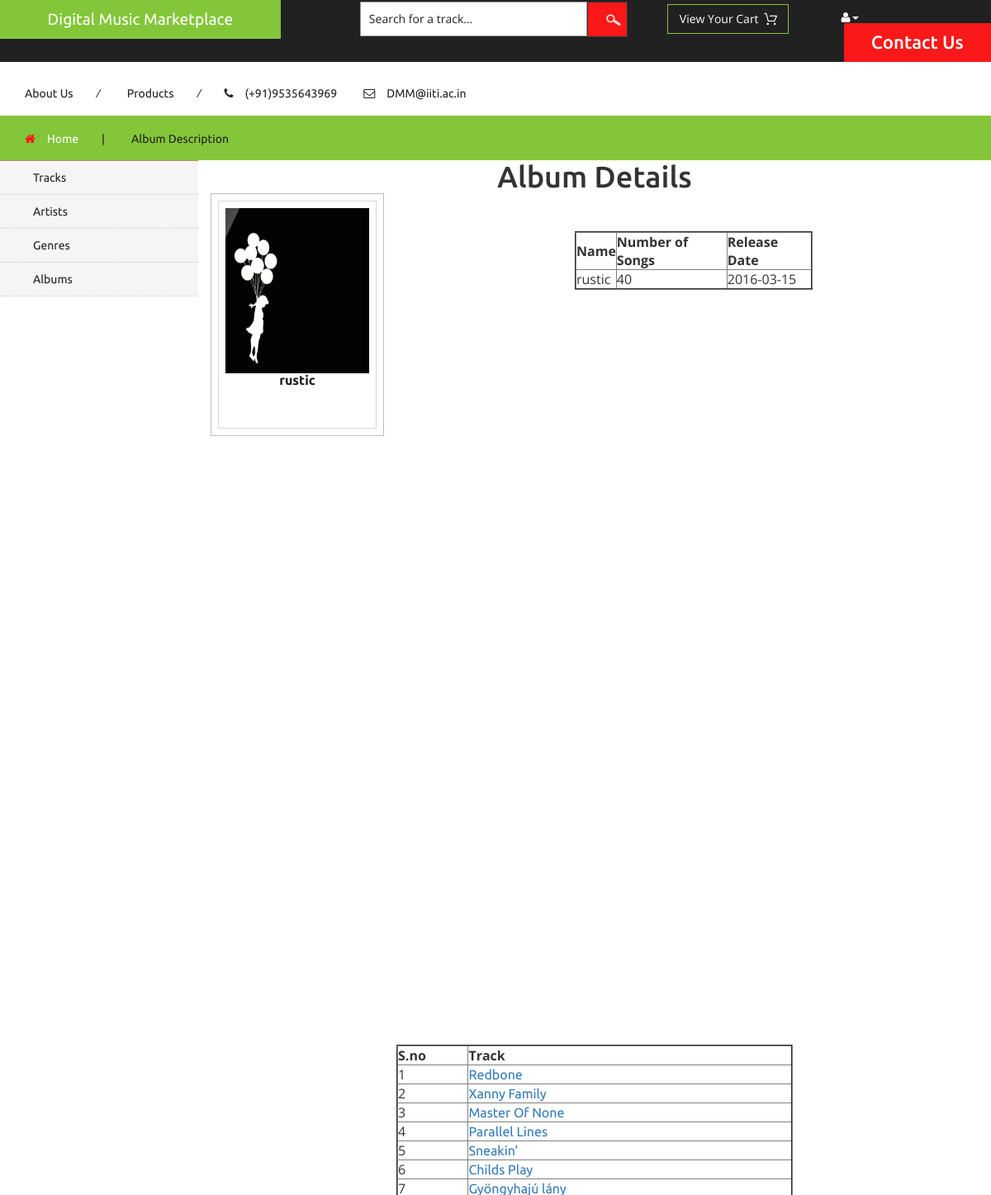
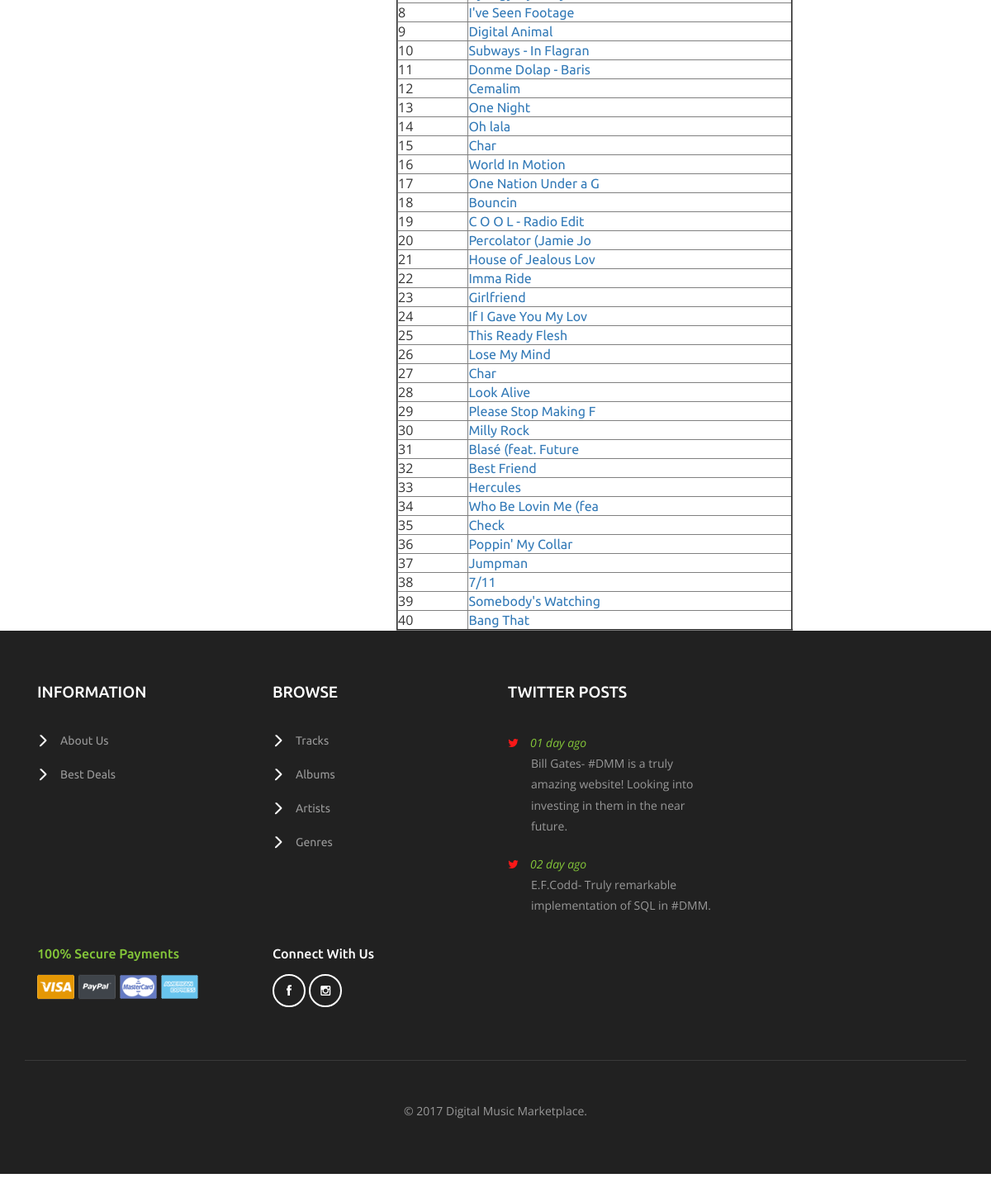
/albumdesc.php?album_id=1, run on the app's committed database (2 pictures, top to bottom).
### tables this page shows
CREATE TABLE `album` (
  `album_id` int(11) NOT NULL,
  `name` varchar(20) DEFAULT NULL,
  `release_date` date DEFAULT NULL,
  `number_of_songs` int(11) DEFAULT NULL,
  PRIMARY KEY (`album_id`)
);

CREATE TABLE `compose` (
  `track_id` int(11) NOT NULL,
  `album_id` int(11) DEFAULT NULL,
  PRIMARY KEY (`track_id`)
);

CREATE TABLE `track` (
  `track_id` int(11) NOT NULL,
  `name` varchar(20) DEFAULT NULL,
  `length` int(11) DEFAULT NULL,
  `release_date` date DEFAULT NULL,
  `language` varchar(20) DEFAULT NULL,
  `price` int(11) DEFAULT NULL,
  `danceability` varchar(20) DEFAULT NULL,
  `energy` varchar(20) DEFAULT NULL,
  `key` varchar(20) DEFAULT NULL,
  `loudness` varchar(20) DEFAULT NULL,
  `mode` varchar(20) DEFAULT NULL,
  `speechiness` varchar(20) DEFAULT NULL,
  `acousticness` varchar(20) DEFAULT NULL,
  `instrumentalness` varchar(20) DEFAULT NULL,
  `liveness` varchar(20) DEFAULT NULL,
  `valence` varchar(20) DEFAULT NULL,
  `tempo` varchar(20) DEFAULT NULL,
  `duration_ms` varchar(20) DEFAULT NULL,
  `time_signature` varchar(20) DEFAULT NULL,
  PRIMARY KEY (`track_id`)
);

### albumdesc.php (the view, shortened to what this page needs)
<?php
include 'config.php';
?>
<!DOCTYPE.php>
<html>
<?php include 'head.php'; ?>
<body>
<?php include 'header.php'; ?>
	<div class="products-breadcrumb">
		<div class="container">
			<ul>
				<li><i class="fa fa-home" aria-hidden="true"></i><a href="index.php">Home</a><span>|</span></li>
				<li>Album Description</li>
			</ul>
		</div>
	</div>
<?php include 'leftsticky.php'; ?>
	<div align="center">
		<h1>Album Details</h1>
			<?php
				$album_id=$_GET['album_id'];
				$query = "select * from album where album_id=$album_id";
				$res=$mysqli->query($query);
				while($arr=$res->fetch_assoc()){
				$cnt=$arr['album_id']%60;
				$cnt+=1;
				echo'<div class="col-md-3 top_brand_left">
					<div class="hover14 column">
						<div class="agile_top_brand_left_grid">
							<div class="agile_top_brand_left_grid1">
								<figure>
									<div class="snipcart-item block">
										<div class="snipcart-thumb">
											<a href="albumdesc.php?album_id='.$arr['album_id'].'">
												<img height="200px" width="200px" src="album_images/'.$cnt.'.jpg"/>
											</a>
											<h4>'.$arr['name'].'</h4>
										</div>
										<div class="snipcart-details">
											<form action="addtocart.php" method="post">
												<fieldset>
													<input type="hidden" name="cmd" value="_cart" />
													<input type="hidden" name="add" value="1" />
													<input type="hidden" name="album_id" value='.$arr['album_id'].' />
												</fieldset>
											</form>
										</div>
									</div>
								</figure>
							</div>
						</div>
						</div>
						</div>';
				} ?>
				<br>
		<table border="2", width="30%">
			<thead>
				<tr>
					<th> Name </th>
					<th> Number of Songs </th>
					<th> Release Date </th>
				</tr>
			</thead>
		<tbody>
		<?php
			$album_id=$_GET['album_id'];
			$arr=($mysqli->query("select * from album where album_id=$album_id"))->fetch_assoc();
			$name=$arr['name'];
					echo "<br>";
					echo "<tr><td>{$name}</td> <td>{$arr['number_of_songs']}</td>
							<td> {$arr['release_date']} </td></tr>
					";
		?>
		</tbody>
		</table>
		<table border="2", width="50%">
			<thead>
				<tr>
					<th> S.no </th>
					<th> Track</th>
				</tr>
			</thead>
		<tbody>
		<?php
			$cnt=1;
			$album_id=$_GET['album_id'];
			$res=$mysqli->query("select * from compose where album_id=$album_id");
			while($arr=$res->fetch_assoc()){
				$track_id=$arr['track_id'];
				$t1=($mysqli->query("select * from track where track_id=$track_id"))->fetch_assoc();
					echo "<br>";
					echo "<tr><td>{$cnt}</td> <td><a href='trackdesc.php?track_id=$track_id'>{$t1['name']}</a></td></tr>
					";
					$cnt+=1;
			}
		?>
		</tbody>
		</table>
	</div>
<?php include 'bannerend.php'; ?>
 <?php include 'footer.php'; ?>
</body>
</html>

### head.php (shortened to what this page needs)
<head>
<link href="css/bootstrap.css" rel="stylesheet" type="text/css" media="all" />
<link href="css/style.css" rel="stylesheet" type="text/css" media="all" />
<link href="css/font-awesome.css" rel="stylesheet" type="text/css" media="all" />
</head>

### header.php (shortened to what this page needs)
<!DOCTYPE.php>
<html>
	<div class="agileits_header">
		<div class="w3l_offers">
			<a href="index.php">Digital Music Marketplace</a>
		</div>
		<div class="w3l_search">
			<form action="search.php" method="post">
				<input type="text" name="searchstr" value="Search for a track..." onfocus="this.value = '';" onblur="if (this.value == '') {this.value = 'Search a product...';}" required="">
				<input type="submit" value=" ">
			</form>
		</div>
		<div class="product_list_header">
			<form action="cart.php" method="post" class="last">
                <fieldset>
                    <input type="submit" name="submit" value="View your cart" class="button" />
                </fieldset>
            </form>
		</div>
		<div class="w3l_header_right">
			<ul>
				<li class="dropdown profile_details_drop">
					<a href="#" class="dropdown-toggle" data-toggle="dropdown"><i class="fa fa-user" aria-hidden="true"></i><span class="caret"></span></a>
				</li>
			</ul>
		</div>
		<div class="w3l_header_right1">
			<h2><a href="mail.php">Contact Us</a></h2>
		</div>
	</div>
	<div class="logo_products">
		<div class="container">
			<div class="w3ls_logo_products_left1">
				<ul class="special_items">
					<li><a href="about.php">About Us</a><i>/</i></li>
					<li><a href="search.php">Products</a><i>/</i></li>
				</ul>
			</div>
			<div class="w3ls_logo_products_left1">
				<ul class="phone_email">
					<li><i class="fa fa-phone" aria-hidden="true"></i>(+91)9535643969</li>
					<li><i class="fa fa-envelope-o" aria-hidden="true"></i><a href="mailto:store@grocery.com">DMM@iiti.ac.in</a></li>
				</ul>
			</div>
			<div class="clearfix"> </div>
		</div>
	</div>
	</html>

### leftsticky.php (shortened to what this page needs)
<div class="banner">
	<div class="w3l_banner_nav_left">
		<nav class="navbar nav_bottom">
			<div class="collapse navbar-collapse" id="bs-megadropdown-tabs">
				<ul class="nav navbar-nav nav_1">
					<li><a href="search.php">Tracks</a></li>
					<li><a href="artsearch.php">Artists</a></li>
					<li><a href="genre.php">Genres</a></li>
					<li><a href="albumsearch.php">Albums</a></li>
				</ul>
			 </div>
		</nav>
	</div>
	<div class="w3l_banner_nav_right">

### bannerend.php
	</div>
	<div class="clearfix"></div>
</div>

### footer.php
<div class="footer">
	<div class="container">
		<div class="col-md-3 w3_footer_grid">
			<h3>information</h3>
			<ul class="w3_footer_grid_list">
				<li><a href="about.php">About Us</a></li>
				<li><a href="search.php">Best Deals</a></li>
			</ul>
		</div>
		<div class="col-md-3 w3_footer_grid">
			<h3>Browse</h3>
			<ul class="w3_footer_grid_list">
				<li><a href="search.php">Tracks</a></li>
				<li><a href="albumsearch.php">Albums</a></li>
				<li><a href="artsearch.php">Artists</a></li>
				<li><a href="gensearch.php">Genres</a></li>
			</ul>
		</div>
		<div class="col-md-3 w3_footer_grid">
			<h3>twitter posts</h3>
			<ul class="w3_footer_grid_list1">
				<li><label class="fa fa-twitter" aria-hidden="true"></label><i>01 day ago</i><span>Bill Gates- #DMM is a truly amazing website! Looking into investing in them in the near future.</li>
				<li><label class="fa fa-twitter" aria-hidden="true"></label><i>02 day ago</i><span>E.F.Codd- Truly remarkable implementation of SQL in #DMM.</li>
			</ul>
		</div>
		<div class="clearfix"> </div>
		<div class="agile_footer_grids">
			<div class="col-md-3 w3_footer_grid agile_footer_grids_w3_footer">
				<div class="w3_footer_grid_bottom">
					<h4>100% secure payments</h4>
					<img src="images/card.png" alt=" " class="img-responsive" />
				</div>
			</div>
			<div class="col-md-3 w3_footer_grid agile_footer_grids_w3_footer">
				<div class="w3_footer_grid_bottom">
					<h5>connect with us</h5>
					<ul class="agileits_social_icons">
						<li><a href="https://www.facebook.com/gvs.akhil" class="facebook"><i class="fa fa-facebook" aria-hidden="true"></i></a></li>
						<li><a href="https://www.instagram.com/patel.amey/" class="instagram"><i class="fa fa-instagram" aria-hidden="true"></i></a></li>
					</ul>
				</div>
			</div>
			<div class="clearfix"> </div>
		</div>
		<div class="wthree_footer_copy">
			<p>© 2017 Digital Music Marketplace. </p>
		</div>
	</div>
</div>

### data on the page
album: name "rustic", number_of_songs "40", release_date "2016-03-15"
compose: track.name "Redbone"
compose: track.name "Xanny Family"
compose: track.name "Master Of None"
compose: track.name "Parallel Lines"
compose: track.name "Sneakin’"
compose: track.name "Childs Play"
compose: track.name "Gyöngyhajú lány"
compose: track.name "I've Seen Footage"
compose: track.name "Digital Animal"
compose: track.name "Subways - In Flagran"
compose: track.name "Donme Dolap - Baris"
compose: track.name "Cemalim"
compose: track.name "One Night"
compose: track.name "Oh lala"
compose: track.name "Char"
compose: track.name "World In Motion"
compose: track.name "One Nation Under a G"
compose: track.name "Bouncin"
compose: track.name "C O O L - Radio Edit"
compose: track.name "Percolator (Jamie Jo"
compose: track.name "House of Jealous Lov"
compose: track.name "Imma Ride"
compose: track.name "Girlfriend"
compose: track.name "If I Gave You My Lov"
compose: track.name "This Ready Flesh"
compose: track.name "Lose My Mind"
compose: track.name "Char"
compose: track.name "Look Alive"
compose: track.name "Please Stop Making F"
compose: track.name "Milly Rock"
compose: track.name "Blasé (feat. Future"
compose: track.name "Best Friend"
compose: track.name "Hercules"
compose: track.name "Who Be Lovin Me (fea"
compose: track.name "Check"
compose: track.name "Poppin' My Collar"
compose: track.name "Jumpman"
compose: track.name "7/11"
compose: track.name "Somebody's Watching"
compose: track.name "Bang That"
